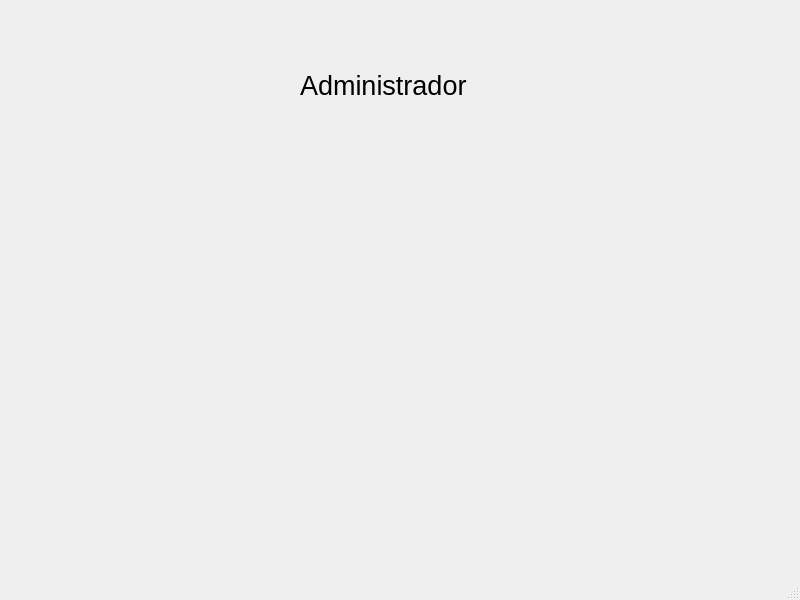
<?xml version="1.0" encoding="UTF-8"?>
<ui version="4.0">
 <class>MainWindow</class>
 <widget class="QMainWindow" name="MainWindow">
  <property name="geometry">
   <rect>
    <x>0</x>
    <y>0</y>
    <width>800</width>
    <height>600</height>
   </rect>
  </property>
  <property name="windowTitle">
   <string>MainWindow</string>
  </property>
  <widget class="QWidget" name="centralwidget">
   <property name="font">
    <font>
     <family>Segoe UI</family>
     <pointsize>14</pointsize>
    </font>
   </property>
   <widget class="QLabel" name="label">
    <property name="geometry">
     <rect>
      <x>300</x>
      <y>70</y>
      <width>171</width>
      <height>31</height>
     </rect>
    </property>
    <property name="font">
     <font>
      <pointsize>20</pointsize>
     </font>
    </property>
    <property name="text">
     <string>Administrador</string>
    </property>
   </widget>
  </widget>
  <widget class="QMenuBar" name="menubar">
   <property name="geometry">
    <rect>
     <x>0</x>
     <y>0</y>
     <width>800</width>
     <height>21</height>
    </rect>
   </property>
  </widget>
  <widget class="QStatusBar" name="statusbar"/>
 </widget>
 <resources/>
 <connections/>
</ui>
